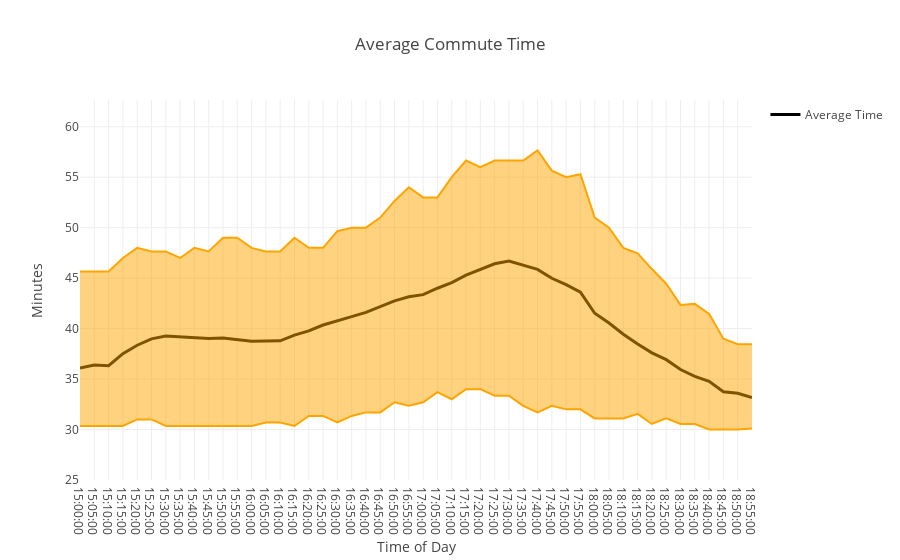

The cell this chart's notebook holds for it:
### Markdown cell above
# Filled Area Morning Plot

### Code cell
MAX_TIME = evening['duration_in_traffic']['perc_95'].max()

MIN_TIME = evening['duration_in_traffic']['perc_5'].min()

trace0 = go.Scatter(x=evening['hour_min'], 
                    y=evening['duration_in_traffic']['mean'], 
                    line=dict(color='black', width=3),
                   name='Average Time' 
                   )

trace1 = go.Scatter(x=evening['hour_min'], 
                    y=evening['duration_in_traffic']['perc_95'], 
                    line=dict(color='orange'),
                    name='95th Percentile',
                    showlegend=False
                    )

trace2 = go.Scatter(x=evening['hour_min'], 
                    y=evening['duration_in_traffic']['perc_5'], 
                    line=dict(color='orange'),
                    name='5th Percentile',
                    fill='tonexty',
                    mode='lines',
                    showlegend=False)

data = [trace0, trace1, trace2]

layout = go.Layout(title='Average Commute Time', 
                   xaxis=dict(title='Time of Day'), 
                   yaxis=dict(title='Minutes', range=[MIN_TIME - 5, MAX_TIME + 5]))

fig = go.Figure(data=data, layout=layout)

py.offline.init_notebook_mode(connected=True)
py.offline.iplot(fig)

### Figure 1 — Plotly figure (JSON) as saved in the notebook; plotly's stock layout.template omitted (floating-point values rounded to 4 significant figures)
{"data": [{"line": {"color": "black", "width": 3}, "name": "Average Time", "type": "scatter", "x": ["15:00:00", "15:05:00", "15:10:00", "15:15:00", "15:20:00", "15:25:00", "15:30:00", "15:35:00", "15:40:00", "15:45:00", "15:50:00", "15:55:00", "16:00:00", "16:05:00", "16:10:00", "16:15:00", "16:20:00", "16:25:00", "16:30:00", "16:35:00", "16:40:00", "16:45:00", "16:50:00", "16:55:00", "17:00:00", "17:05:00", "17:10:00", "17:15:00", "17:20:00", "17:25:00", "17:30:00", "17:35:00", "17:40:00", "17:45:00", "17:50:00", "17:55:00", "18:00:00", "18:05:00", "18:10:00", "18:15:00", "18:20:00", "18:25:00", "18:30:00", "18:35:00", "18:40:00", "18:45:00", "18:50:00", "18:55:00"], "y": [36.1, 36.38, 36.32, 37.51, 38.35, 38.99, 39.26, 39.19, 39.13, 39.01, 39.07, 38.88, 38.75, 38.78, 38.79, 39.35, 39.78, 40.35, 40.81, 41.19, 41.6, 42.19, 42.75, 43.16, 43.37, 44, 44.56, 45.29, 45.84, 46.43, 46.69, 46.29, 45.87, 44.99, 44.35, 43.62, 41.52, 40.56, 39.44, 38.48, 37.6, 36.92, 35.94, 35.27, 34.77, 33.75, 33.6, 33.17]}, {"line": {"color": "orange"}, "name": "95th Percentile", "showlegend": false, "type": "scatter", "x": ["15:00:00", "15:05:00", "15:10:00", "15:15:00", "15:20:00", "15:25:00", "15:30:00", "15:35:00", "15:40:00", "15:45:00", "15:50:00", "15:55:00", "16:00:00", "16:05:00", "16:10:00", "16:15:00", "16:20:00", "16:25:00", "16:30:00", "16:35:00", "16:40:00", "16:45:00", "16:50:00", "16:55:00", "17:00:00", "17:05:00", "17:10:00", "17:15:00", "17:20:00", "17:25:00", "17:30:00", "17:35:00", "17:40:00", "17:45:00", "17:50:00", "17:55:00", "18:00:00", "18:05:00", "18:10:00", "18:15:00", "18:20:00", "18:25:00", "18:30:00", "18:35:00", "18:40:00", "18:45:00", "18:50:00", "18:55:00"], "y": [45.65, 45.65, 45.65, 47, 48, 47.65, 47.65, 47, 48, 47.65, 49, 49, 48, 47.65, 47.65, 49, 48, 48, 49.65, 50, 50, 51, 52.65, 54, 53, 53, 55, 56.65, 56, 56.65, 56.65, 56.65, 57.65, 55.65, 55, 55.3, 51, 50, 48, 47.45, 45.9, 44.45, 42.35, 42.45, 41.45, 39, 38.45, 38.45]}, {"fill": "tonexty", "line": {"color": "orange"}, "mode": "lines", "name": "5th Percentile", "showlegend": false, "type": "scatter", "x": ["15:00:00", "15:05:00", "15:10:00", "15:15:00", "15:20:00", "15:25:00", "15:30:00", "15:35:00", "15:40:00", "15:45:00", "15:50:00", "15:55:00", "16:00:00", "16:05:00", "16:10:00", "16:15:00", "16:20:00", "16:25:00", "16:30:00", "16:35:00", "16:40:00", "16:45:00", "16:50:00", "16:55:00", "17:00:00", "17:05:00", "17:10:00", "17:15:00", "17:20:00", "17:25:00", "17:30:00", "17:35:00", "17:40:00", "17:45:00", "17:50:00", "17:55:00", "18:00:00", "18:05:00", "18:10:00", "18:15:00", "18:20:00", "18:25:00", "18:30:00", "18:35:00", "18:40:00", "18:45:00", "18:50:00", "18:55:00"], "y": [30.35, 30.35, 30.35, 30.35, 31, 31, 30.35, 30.35, 30.35, 30.35, 30.35, 30.35, 30.35, 30.7, 30.7, 30.35, 31.35, 31.35, 30.7, 31.35, 31.7, 31.7, 32.7, 32.35, 32.7, 33.7, 33, 34, 34, 33.35, 33.35, 32.35, 31.7, 32.35, 32, 32, 31.1, 31.1, 31.1, 31.55, 30.55, 31.1, 30.55, 30.55, 30, 30, 30, 30.1]}], "layout": {"title": "Average Commute Time", "xaxis": {"title": "Time of Day"}, "yaxis": {"range": [25, 62.65], "title": "Minutes"}}}
